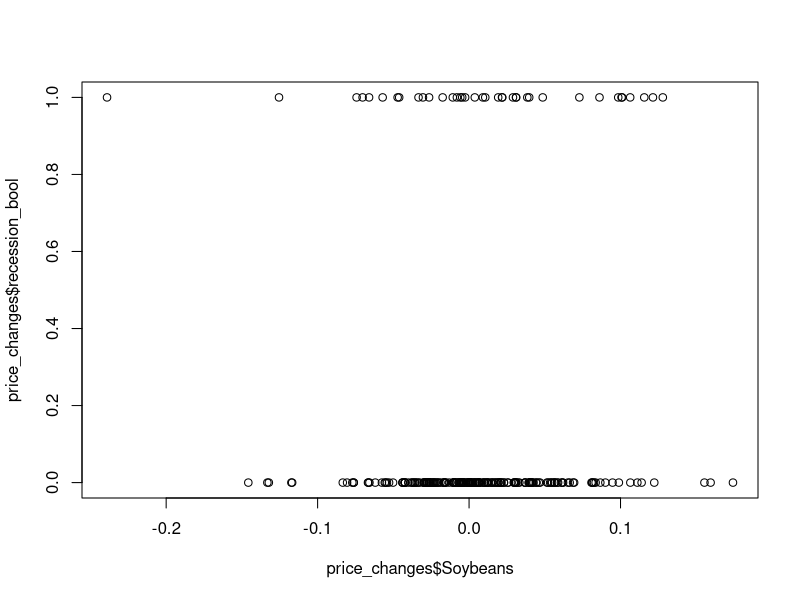
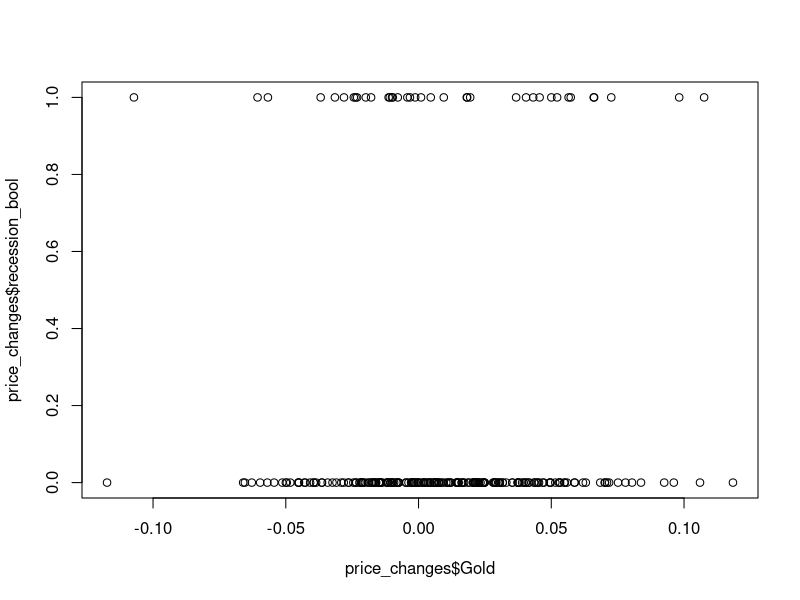
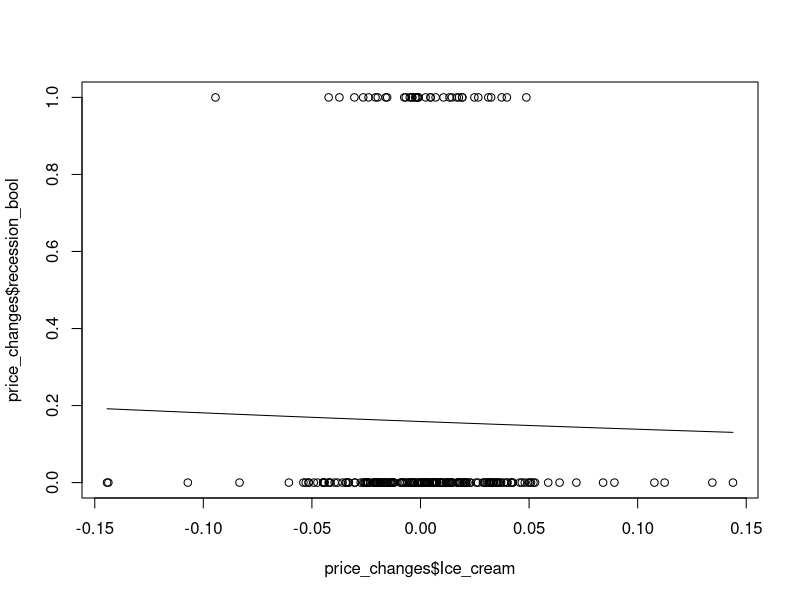

These figures' R source, in order:
# This script will do a logistic regression of the recession boolean column
# based on the price changes of our goods.

library(boot)
library(caret)

price_changes <- read.csv("source_data/price changes.csv")

soybeans_regression <- glm(recession_bool ~ Soybeans, data = price_changes, family = 'binomial')
summary(soybeans_regression)
plot(price_changes$Soybeans, price_changes$recession_bool)


gold_regression <- glm(recession_bool ~ Gold, data = price_changes, family = 'binomial')
summary(gold_regression)
plot(price_changes$Gold, price_changes$recession_bool)


goods_vs_recession_logistic_model <- glm(
  recession_bool ~ Crude_oil + Sugar + Soybeans + Wheat + Beef + Rubber + Cocoa_beans + Gold + USD_EUR + Ice_cream,
  data = price_changes, family = 'binomial')
summary(goods_vs_recession_logistic_model)

negative_goods_regression <- glm(recession_bool ~ Crude_oil + Wheat + Rubber + Ice_cream, data = price_changes, family = 'binomial')
summary(negative_goods_regression)
# Probability of a recession if all of these goods lost 100% of their value this month:
inv.logit(-1.6582+0.2640+0.7643+0.8586+1.5616)
# Probability of a recession if all of these goods doubled in price last month:
inv.logit(-1.6582-0.2640-0.7643-0.8586-1.5616)

icecream_regression <- glm(recession_bool ~ Ice_cream, data = price_changes, family = 'binomial')
summary(icecream_regression)

plot(price_changes$Ice_cream, price_changes$recession_bool)
curve(inv.logit(-1.5900*x-1.6687), add=TRUE)


icecream_predictions <- as.factor(predict(icecream_regression, newdata=price_changes, type='response') > inv.logit(-1.6687))
confusionMatrix(icecream_predictions, reference = as.factor(price_changes$recession_bool==1))


recession_predictions <- as.factor(predict(goods_vs_recession_logistic_model, newdata=price_changes, type='response') > inv.logit(-1.7006))
confusionMatrix(recession_predictions, reference = as.factor(price_changes$recession_bool==1))

# Need to add contingency tables.
# They will probably show no correlation between [monthly price change > 0] and [recession_bool=True]
